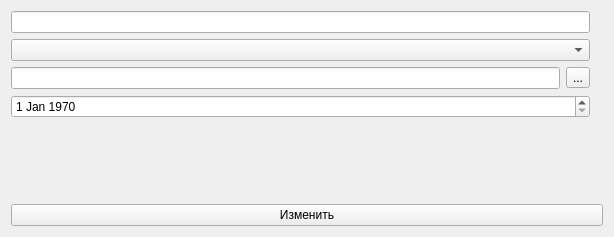
<?xml version="1.0" encoding="UTF-8"?>
<ui version="4.0">
 <class>ModifyDialog</class>
 <widget class="QWidget" name="ModifyDialog">
  <property name="geometry">
   <rect>
    <x>0</x>
    <y>0</y>
    <width>614</width>
    <height>237</height>
   </rect>
  </property>
  <property name="windowTitle">
   <string>Form</string>
  </property>
  <layout class="QVBoxLayout" name="verticalLayout_3">
   <item>
    <layout class="QVBoxLayout" name="verticalLayout_2">
     <item>
      <layout class="QHBoxLayout" name="horizontalLayout">
       <item>
        <layout class="QVBoxLayout" name="verticalLayout">
         <item>
          <widget class="QLineEdit" name="nameInput"/>
         </item>
         <item>
          <widget class="QComboBox" name="categoryCombo"/>
         </item>
         <item>
          <layout class="QHBoxLayout" name="horizontalLayout_2">
           <item>
            <widget class="QLineEdit" name="fnameInput"/>
           </item>
           <item>
            <widget class="QToolButton" name="fpickerButton">
             <property name="text">
              <string>...</string>
             </property>
            </widget>
           </item>
          </layout>
         </item>
         <item>
          <widget class="QDateEdit" name="dateEdit">
           <property name="date">
            <date>
             <year>1970</year>
             <month>1</month>
             <day>1</day>
            </date>
           </property>
          </widget>
         </item>
         <item>
          <spacer name="verticalSpacer">
           <property name="orientation">
            <enum>Qt::Vertical</enum>
           </property>
           <property name="sizeHint" stdset="0">
            <size>
             <width>20</width>
             <height>40</height>
            </size>
           </property>
          </spacer>
         </item>
        </layout>
       </item>
       <item>
        <widget class="QLabel" name="imgLabel">
         <property name="text">
          <string/>
         </property>
        </widget>
       </item>
      </layout>
     </item>
     <item>
      <widget class="QPushButton" name="editButton">
       <property name="text">
        <string>Изменить</string>
       </property>
      </widget>
     </item>
    </layout>
   </item>
  </layout>
 </widget>
 <resources/>
 <connections/>
</ui>
